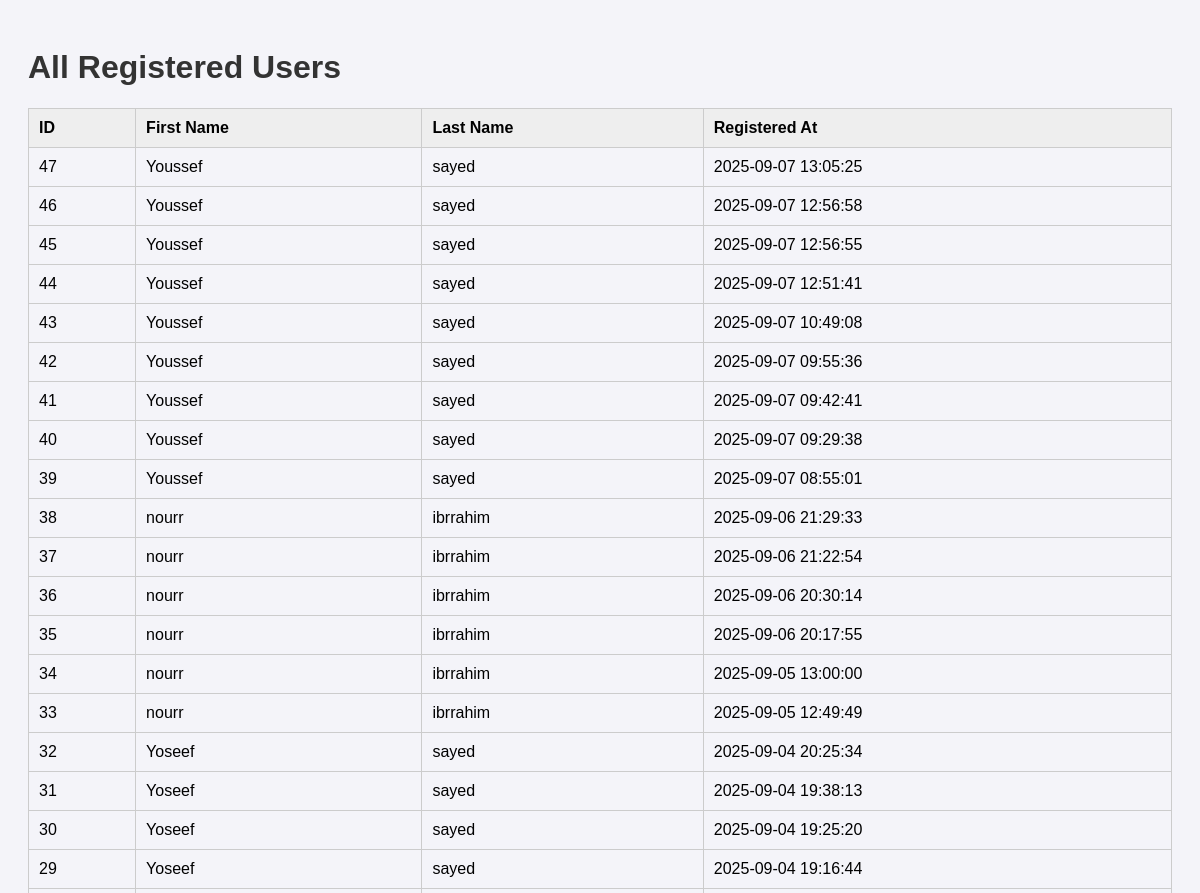
The app's page /all_users (upper part), older data.
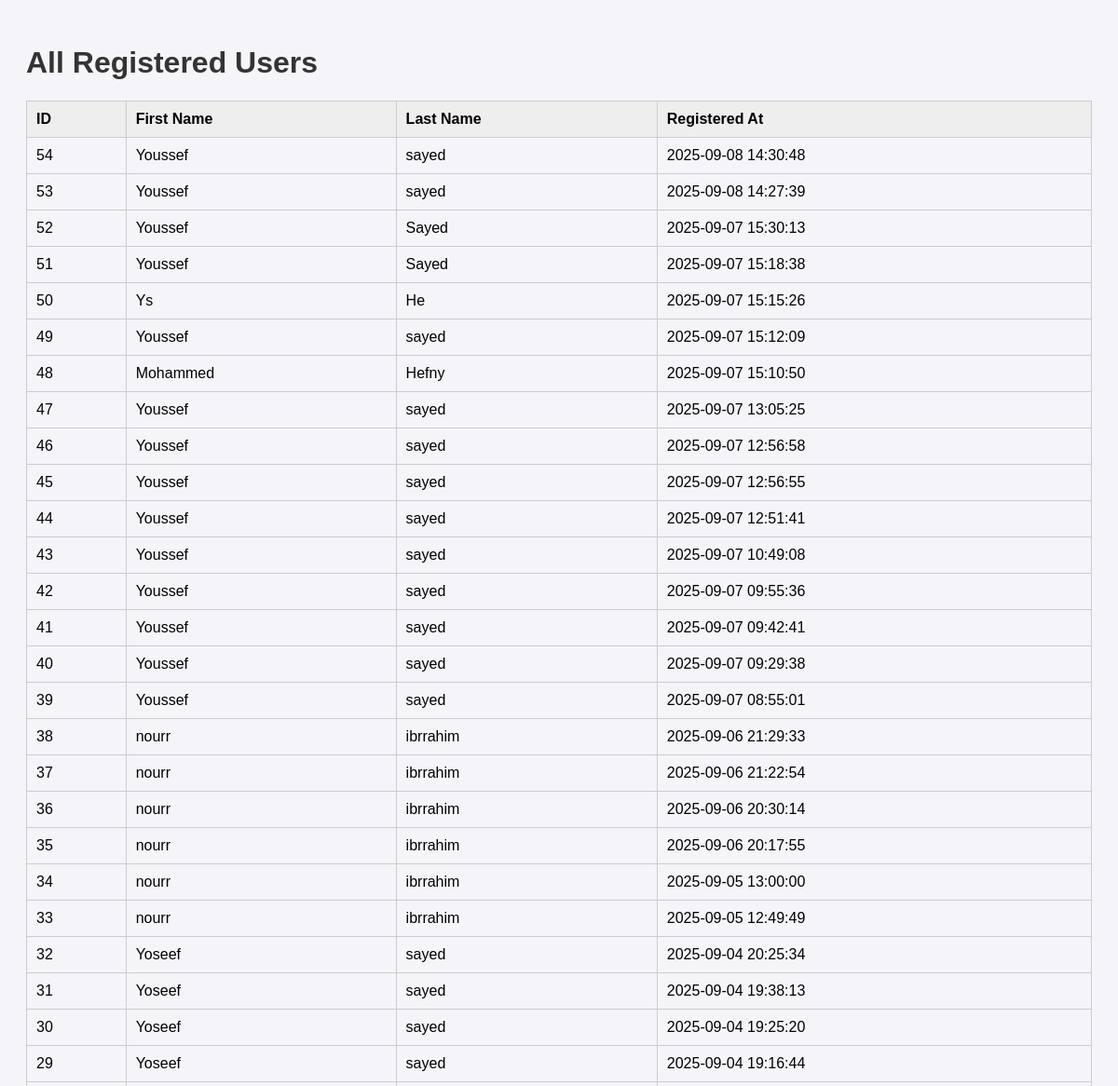
The same page, newer data.
### tables this page shows
CREATE TABLE users (
        id INTEGER PRIMARY KEY AUTOINCREMENT,
        first_name TEXT NOT NULL,
        last_name TEXT NOT NULL,
        created_at TIMESTAMP DEFAULT CURRENT_TIMESTAMP
    );

### app.py (the view)
@app.route("/all_users")
def all_users():
    users = db.execute("SELECT * FROM users ORDER BY created_at DESC")
    return render_template("all_users.html", users=users)

### templates/all_users.html (shortened to what this page needs)
<!doctype html>
<html lang="en">
<head>
</head>
<body>
  <h1>All Registered Users</h1>
  <table>
    <tr>
      <th>ID</th>
      <th>First Name</th>
      <th>Last Name</th>
      <th>Registered At</th>
    </tr>
    {% for user in users %}
    <tr>
      <td>{{ user.id }}</td>
      <td>{{ user.first_name }}</td>
      <td>{{ user.last_name }}</td>
      <td>{{ user.created_at }}</td>
    </tr>
    {% endfor %}
  </table>
</body>
</html>

Row changes from the older to the newer data that the page shows:
added users: id "54", first_name "Youssef", last_name "sayed", created_at "2025-09-08 14:30:48"
added users: id "53", first_name "Youssef", last_name "sayed", created_at "2025-09-08 14:27:39"
added users: id "52", first_name "Youssef", last_name "Sayed", created_at "2025-09-07 15:30:13"
added users: id "51", first_name "Youssef", last_name "Sayed", created_at "2025-09-07 15:18:38"
added users: id "50", first_name "Ys", last_name "He", created_at "2025-09-07 15:15:26"
added users: id "49", first_name "Youssef", last_name "sayed", created_at "2025-09-07 15:12:09"
added users: id "48", first_name "Mohammed", last_name "Hefny", created_at "2025-09-07 15:10:50"
